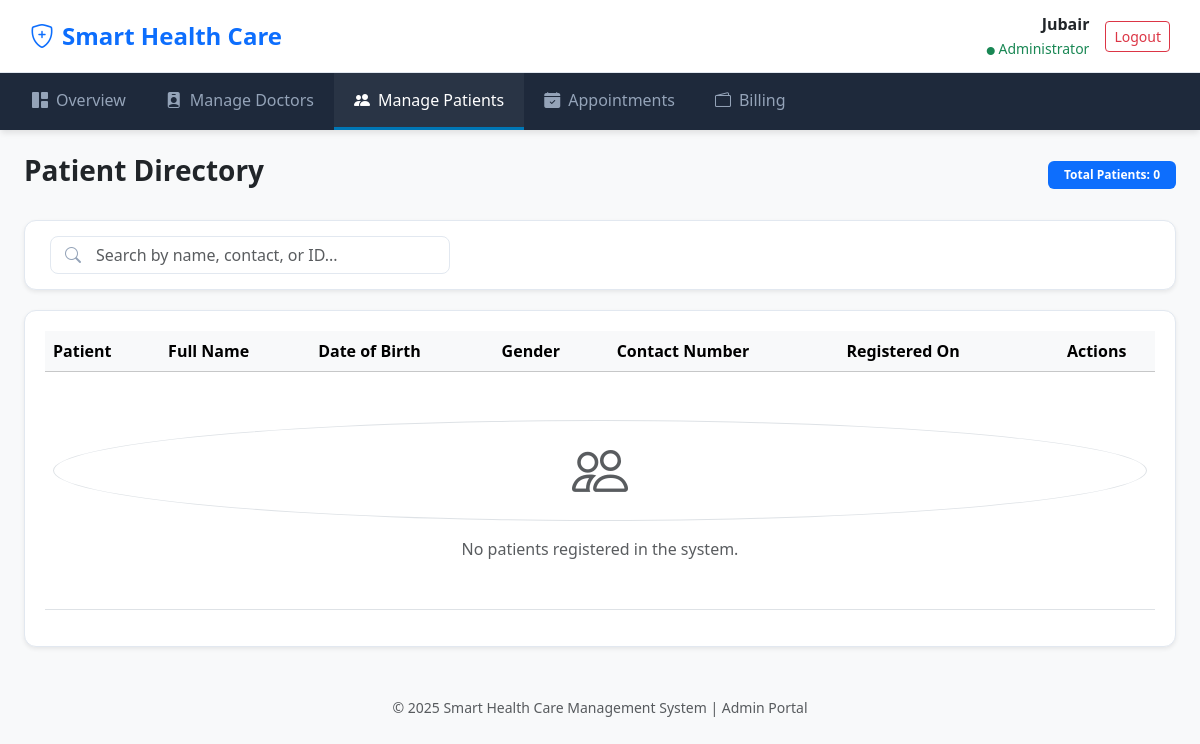
/admin/manage_patients.php (signed in), run on an earlier commit of the app's database.
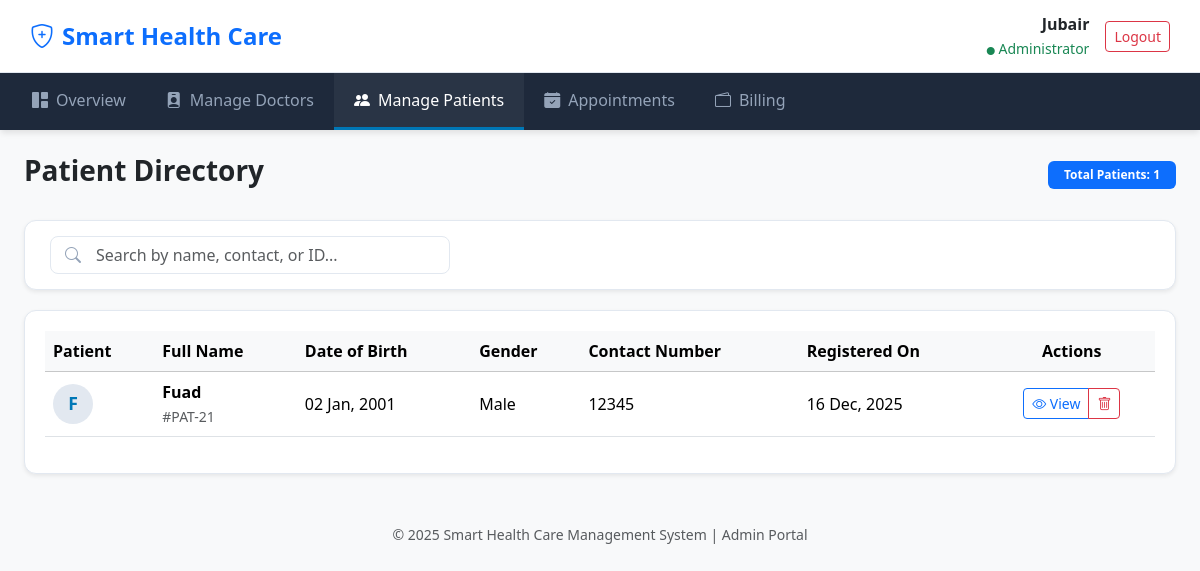
And on a later commit of the database.
### tables this page shows
CREATE TABLE `patients` (
  `patient_id` int(11) NOT NULL,
  `full_name` varchar(150) NOT NULL,
  `date_of_birth` date DEFAULT NULL,
  `gender` enum('Male','Female','Other') DEFAULT NULL,
  `blood_group` varchar(5) DEFAULT NULL,
  `contact_phone` varchar(20) DEFAULT NULL,
  `email` varchar(100) DEFAULT NULL,
  `insurance_policy_number` varchar(100) DEFAULT NULL,
  `emergency_contact_name` varchar(150) DEFAULT NULL,
  `emergency_contact_number` varchar(20) DEFAULT NULL,
  `emergency_contact_relation` varchar(50) DEFAULT NULL,
  `created_at` timestamp NOT NULL DEFAULT current_timestamp()
);

### admin/manage_patients.php (the view, shortened to what the changed rows need)
<?php
require '../config/db.php';
try {
    $stmt = $pdo->query("SELECT * FROM Patients ORDER BY created_at DESC");
    $patients = $stmt->fetchAll();
} catch (PDOException $e) {
    $error_msg = "Error fetching patients: " . $e->getMessage();
}
?>
<!DOCTYPE html>
<html lang="en">
<head>
    <link href="https://cdn.jsdelivr.net/npm/bootstrap@5.3.3/dist/css/bootstrap.min.css" rel="stylesheet">
    <link rel="stylesheet" href="https://cdn.jsdelivr.net/npm/bootstrap-icons@1.11.3/font/bootstrap-icons.min.css">
</head>
<body>
<div class="container-fluid px-4">
    <div class="d-flex justify-content-between align-items-center mb-4">
        <h3 class="fw-bold text-dark">Patient Directory</h3>
        <span class="badge bg-primary px-3 py-2">Total Patients: <?= count($patients) ?></span>
    </div>
    <div class="table-container shadow-sm">
        <div class="table-responsive">
            <table class="table table-hover align-middle" id="patientTable">
                <thead class="table-light">
                    <tr>
                        <th>Patient</th>
                        <th>Full Name</th>
                        <th>Date of Birth</th>
                        <th>Gender</th>
                        <th>Contact Number</th>
                        <th>Registered On</th>
                        <th class="text-center">Actions</th>
                    </tr>
                </thead>
                <tbody>
                    <?php if (empty($patients)): ?>
                        <tr>
                            <td colspan="7" class="text-center py-5 text-muted">
                                <i class="bi bi-people border rounded-circle p-3 display-4 d-block mx-auto mb-3"></i>
                                No patients registered in the system.
                            </td>
                        </tr>
                    <?php else: ?>
                        <?php foreach ($patients as $p): ?>
                        <tr>
                            <td>
                                <div class="patient-avatar">
                                    <?= strtoupper(substr($p['full_name'], 0, 1)) ?>
                                </div>
                            </td>
                            <td>
                                <div class="fw-bold name-cell"><?= htmlspecialchars($p['full_name']) ?></div>
                                <small class="text-muted id-cell">#PAT-<?= $p['patient_id'] ?></small>
                            </td>
                            <td><?= date('d M, Y', strtotime($p['date_of_birth'])) ?></td>
                            <td><?= htmlspecialchars($p['gender']) ?></td>
                            <td class="contact-cell"><?= htmlspecialchars($p['contact_phone']) ?></td>
                            <td><?= date('d M, Y', strtotime($p['created_at'])) ?></td>
<td class="text-center">
    <div class="btn-group">
        <a href="view_patient.php?id=<?= $p['patient_id'] ?>" class="btn btn-sm btn-outline-primary">
            <i class="bi bi-eye"></i> View
        </a>
        <button onclick="confirmDelete(<?= $p['patient_id'] ?>)" class="btn btn-sm btn-outline-danger">
            <i class="bi bi-trash"></i>
        </button>
    </div>
</td>
                        </tr>
                        <?php endforeach; ?>
                    <?php endif; ?>
                </tbody>
            </table>
        </div>
    </div>
</div>
</body>
</html>

What changed in the data, as far as the page shows it:
added patients: full_name "F", full_name "Fuad", patient_id "21", date_of_birth "02 Jan, 2001", gender "Male", contact_phone "12345", created_at "16 Dec, 2025"
Also different on the page:
count($patients): "0" → "1"
text no longer shown: "No patients registered in the system."
